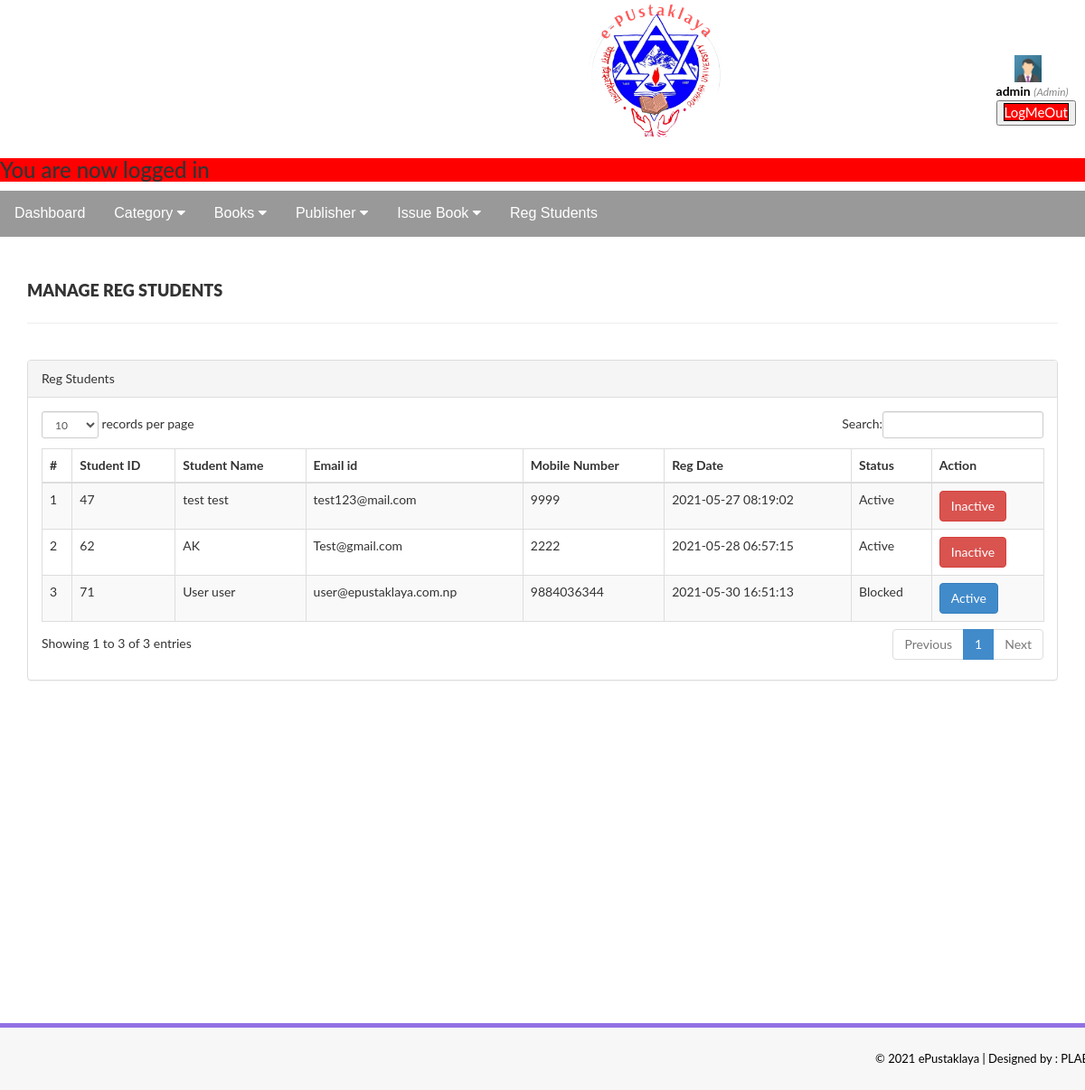
The app's page /admin/regstudents.php (signed in) with its own data.
### tables this page shows
CREATE TABLE `accounts` (
  `id` int(11) NOT NULL,
  `username` varchar(50) NOT NULL,
  `email` varchar(255) NOT NULL,
  `user_type` varchar(255) DEFAULT NULL,
  `password` varchar(255) NOT NULL,
  `created_at` datetime DEFAULT current_timestamp(),
  `FullName` varchar(120) DEFAULT NULL,
  `MobileNumber` char(11) DEFAULT NULL,
  `Status` int(1) DEFAULT NULL,
  `RegDate` timestamp NULL DEFAULT current_timestamp(),
  `UpdationDate` timestamp NULL DEFAULT NULL ON UPDATE current_timestamp()
);

### admin/regstudents.php (the view, shortened to what this page needs)
<?php
include('includes/connection1.php');
function isLoggedIn()
{
    if (isset($_SESSION['user'])) {
        return true;
    }else{
        return false;
    }
}
if (!isLoggedIn()) {
  $_SESSION['msg'] = "You must log in first";
  header('location:../index.php');
}
else{
    ?>
<!DOCTYPE html>
<html xmlns="http://www.w3.org/1999/xhtml">
<head>
    <link href="assets/css/bootstrap.css" rel="stylesheet" />
    <link href="assets/css/font-awesome.css" rel="stylesheet" />
    <link href="assets/js/dataTables/dataTables.bootstrap.css" rel="stylesheet" />
    <link href="assets/css/style.css" rel="stylesheet" />
</head>
<body style=" background: url(back.jpg) no-repeat center center fixed;
  -webkit-background-size: cover;
  -moz-background-size: cover;
  -o-background-size: cover;
  background-size: cover;">
<?php include('includes/header1.php');?>
    <div class="content-wrapper">
         <div class="container">
        <div class="row pad-botm">
            <div class="col-md-12">
                <h4 class="header-line">Manage Reg Students</h4>
    </div>
        </div>
            <div class="row">
                <div class="col-md-12">
                    <div class="panel panel-default">
                        <div class="panel-heading">
                          Reg Students
                        </div>
                        <div class="panel-body">
                            <div class="table-responsive">
                                <table class="table table-striped table-bordered table-hover" id="dataTables-example">
                                    <thead>
                                        <tr>
                                            <th>#</th>
                                            <th>Student ID</th>
                                            <th>Student Name</th>
                                            <th>Email id </th>
                                            <th>Mobile Number</th>
                                            <th>Reg Date</th>
                                            <th>Status</th>
                                            <th>Action</th>
                                        </tr>
                                    </thead>
                                    <tbody>
<?php $sql = "SELECT * from accounts where user_type = 'user' ";
$query = $dbh -> prepare($sql);
$query->execute();
$results=$query->fetchAll(PDO::FETCH_OBJ);
$cnt=1;
if($query->rowCount() > 0)
{
foreach($results as $result)
{               ?>
                                        <tr class="odd gradeX">
                                            <td class="center"><?php echo htmlentities($cnt);?></td>
                                            <td class="center"><?php echo htmlentities($result->id);?></td>
                                            <td class="center"><?php echo htmlentities($result->FullName);?></td>
                                            <td class="center"><?php echo htmlentities($result->email);?></td>
                                            <td class="center"><?php echo htmlentities($result->MobileNumber);?></td>
                                             <td class="center"><?php echo htmlentities($result->RegDate);?></td>
                                            <td class="center"><?php if($result->Status==1)
                                            {
                                                echo htmlentities("Active");
                                            } else {
                                            echo htmlentities("Blocked");
}
                                            ?></td>
                                            <td class="center">
<?php if($result->Status==1)
 {?>
<a href="regstudents.php?inid=<?php echo htmlentities($result->id);?>" onclick="return confirm('Are you sure you want to block this student?');"" >  <button class="btn btn-danger"> Inactive</button>
<?php } else {?>
                                            <a href="regstudents.php?id=<?php echo htmlentities($result->id);?>" onclick="return confirm('Are you sure you want to active this student?');""><button class="btn btn-primary"> Active</button>
                                            <?php } ?>
                                            </td>
                                        </tr>
 <?php $cnt=$cnt+1;}} ?>
                                    </tbody>
                                </table>
                            </div>
                        </div>
                    </div>
                </div>
            </div>
    </div>
    </div>
  <?php include('includes/footer.php');?>
</body>
</html>
<?php } ?>

### admin/assets/css/style.css (style rules this page uses)
.content-wrapper { margin-top: 40px; min-height:800px; padding-bottom:90px; }
.header-line { font-weight:900; padding-bottom:25px; border-bottom:1px solid #eeeeee; text-transform:uppercase; }
.pad-botm { padding-bottom:30px; }

### admin/styleadmin.css (style rules this page uses)
body { font-family: "Lato", sans-serif; background-color: #e4e9f0; }

### records on screen
accounts: id "47", FullName "test test", email "test123@mail.com", MobileNumber "9999", RegDate "2021-05-27 08:19:02"
accounts: id "62", FullName "AK", email "Test@gmail.com", MobileNumber "2222", RegDate "2021-05-28 06:57:15"
accounts: id "71", FullName "User user", email "user@epustaklaya.com.np", MobileNumber "9884036344", RegDate "2021-05-30 16:51:13"

### other values on screen
$_SESSION['success'] "You are now logged in"
$_SESSION['user']['username'] "admin"
$_SESSION['user']['user_type'] "Admin"
